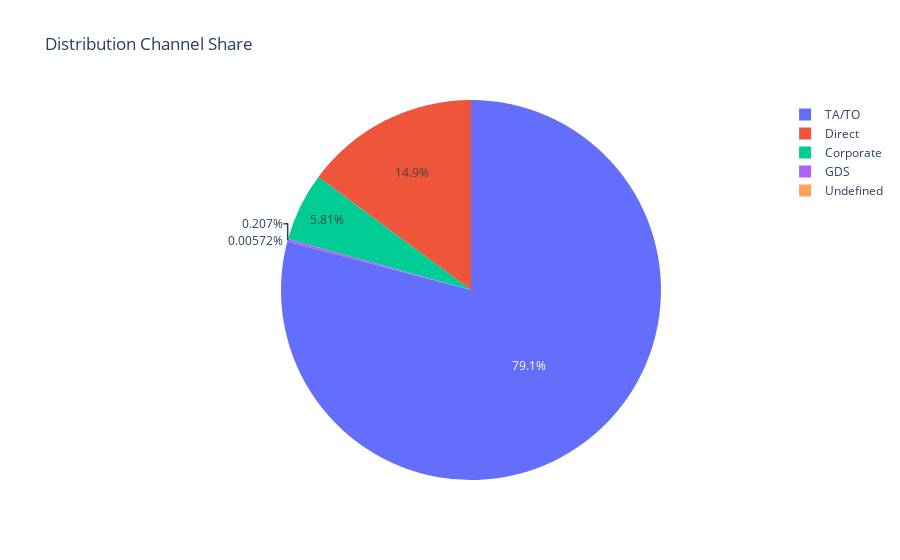

The notebook cell saved with this chart:
### Markdown cell above
### Distribution Channel
Now we want to take a look at which distribution channel brought in the most bookings — whether that’s Travel Agents, Direct, Corporate, GDS, or Unknown. We’ll use a Plotly pie chart for this because it clearly shows the share each channel contributes and it’s interactive, which makes exploring the data much easier.

### Code cell
fig = px.pie(
    df,
    names='distribution_channel',
    title='Distribution Channel Share'
)
os.makedirs("../output/charts", exist_ok=True)
fig.write_image(os.path.join(CHART_DIR, "distribution_channel_share.png"))

fig.show()

### Figure 1 — Plotly figure (JSON) as saved in the notebook; plotly's stock layout.template omitted (floating-point values rounded to 4 significant figures; data arrays with more than 128 entries replaced by an {"elided": "..."} marker saying what was removed)
{"data": [{"domain": {"x": [0, 1], "y": [0, 1]}, "hovertemplate": "distribution_channel=%{label}<extra></extra>", "labels": {"elided": "87396 str values"}, "legendgroup": "", "name": "", "showlegend": true, "type": "pie"}], "layout": {"legend": {"tracegroupgap": 0}, "title": {"text": "Distribution Channel Share"}}}
